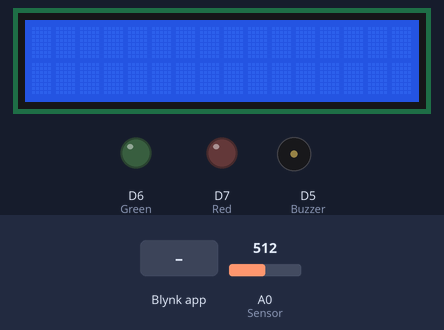
Recording of a sketch running on a simulated ESP8266 (NodeMCU). On the bench: 16×2 character LCD, output pins drawn as LEDs (lit = HIGH), buzzer (waves = sounding, pin HIGH). The test bench sets the inputs (shaded band); at power-on: A0 (Sensor) = 512. WiFi joins after 1.5 s; servers stay silent unless stated; what the sketch prints to the serial monitor is not drawn.

Above: at 3.0 s.
3.1 s: Blynk app writes 1 to V0
At 3.5 s:
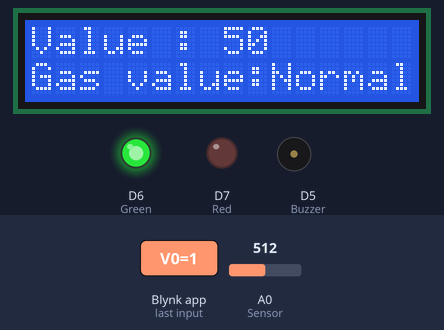
4.6 s: A0 (Sensor) set to 525
At 5.8 s:
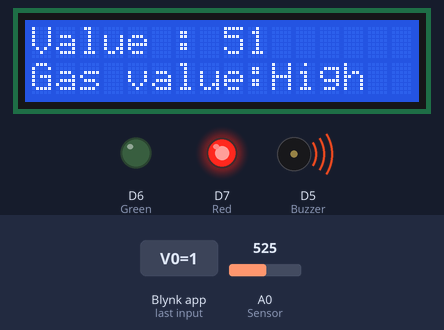
6.1 s: A0 (Sensor) set to 716
At 7.0 s:
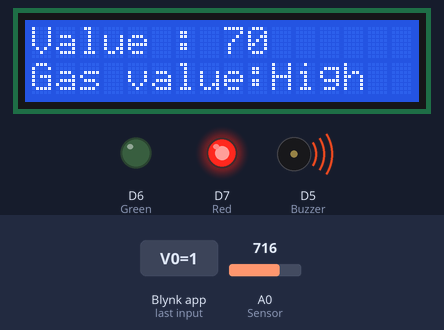
7.6 s: A0 (Sensor) set to 900
At 8.2 s:
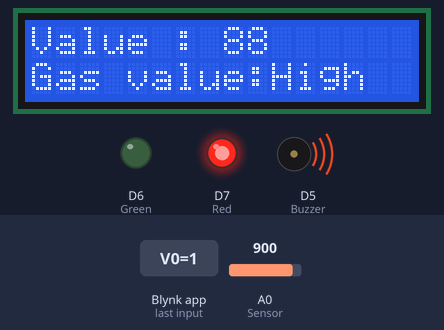
9.1 s: A0 (Sensor) set to 511
At 10.3 s:
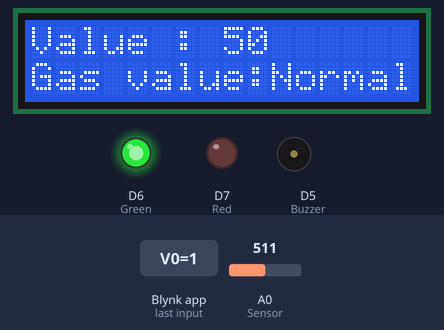
10.6 s: Blynk app writes 0 to V0
At 12.0 s:
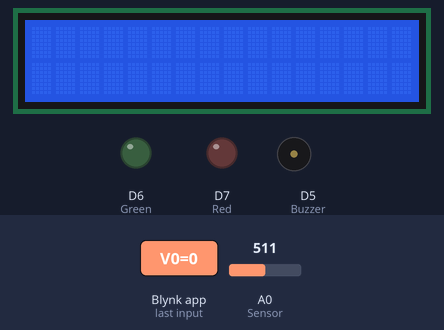
Timing chart, 0 to 13.1 s (numbered marks = the images above; inputs shaded):
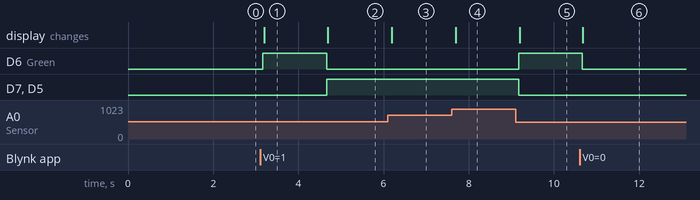

Measured:
- the behaviour switches between 517 and 518 on A0 (Sensor) (found by bisection; images 1 and 2)
- after the input at 3.1 s, D6 (Green): LOW → HIGH after 0.07 s; the display: changes after 0.09 s (image 1)
- after the input at 4.6 s, D6 (Green): HIGH → LOW after 0.07 s; D7 (Red), D5 (Buzzer): LOW → HIGH after 0.07 s; the display: changes after 0.09 s (image 2)
- after the input at 6.1 s, the display: changes after 0.09 s (image 3)
- after the input at 7.6 s, the display: changes after 0.09 s (image 4)
- after the input at 9.1 s, D6 (Green): LOW → HIGH after 0.07 s; D7 (Red), D5 (Buzzer): HIGH → LOW after 0.07 s; the display: changes after 0.09 s (image 5)
- after the input at 10.6 s, D6 (Green): HIGH → LOW after 0.07 s; the display: changes after 0.07 s (image 6)

The sketch:

GAS_LEVEL_MONITORING.ino
```cpp
#include <LiquidCrystal_I2C.h>
#define BLYNK_PRINT Serial
#include <ESP8266WiFi.h>
#include <BlynkSimpleEsp8266.h> // include library
LiquidCrystal_I2C lcd(0x27, 16, 2);

char auth[] = "wVkwRQu8-_IMn-WtLtLXHnJ-NISyLkjW";// token
char ssid[] = "srituhobby";//WIFI USER
char pass[] = "1234";//Kata Sandi Wifi
BlynkTimer timer;
int pinValue = 0;

#define Buzzer D5
#define Green D6
#define Red D7
#define Sensor A0

void setup() {
  Serial.begin(9600);
  lcd.backlight();
  lcd.init();
  pinMode(Green, OUTPUT);
  pinMode(Red, OUTPUT);
  pinMode(Buzzer, OUTPUT);
  pinMode(Sensor, INPUT);
  Blynk.begin(auth, ssid, pass);
  timer.setInterval(100L, notifiaction);
}
BLYNK_WRITE(V0) {
  pinValue = param.asInt();
}

void notifiaction() {
  int sensor = analogRead(Sensor);
  Serial.println(sensor);
  sensor = map(sensor, 0, 1024, 0, 100);
  if (pinValue == 1) {
    if (sensor <= 50) {
      digitalWrite(Green, HIGH);
      digitalWrite(Red, LOW);
      digitalWrite(Buzzer, LOW);
      lcd.setCursor(0, 1);
      lcd.print("Gas value:Normal");
    } else if (sensor > 50) {
      Blynk.notify("Warning! Gas leak detected");
      digitalWrite(Green, LOW);
      digitalWrite(Red, HIGH);
      digitalWrite(Buzzer, HIGH);
      lcd.setCursor(0, 1);
      lcd.print("Gas value:High  ");
    }
    lcd.setCursor(0, 0);
    lcd.print("Value : ");
    lcd.print(sensor);
    Blynk.virtualWrite(V1, sensor);
  } else {
    digitalWrite(Red, LOW);
    digitalWrite(Buzzer, LOW);
    digitalWrite(Green, LOW);
    lcd.clear();
  }
}

void loop() {
  Blynk.run();
  timer.run();
}
```
